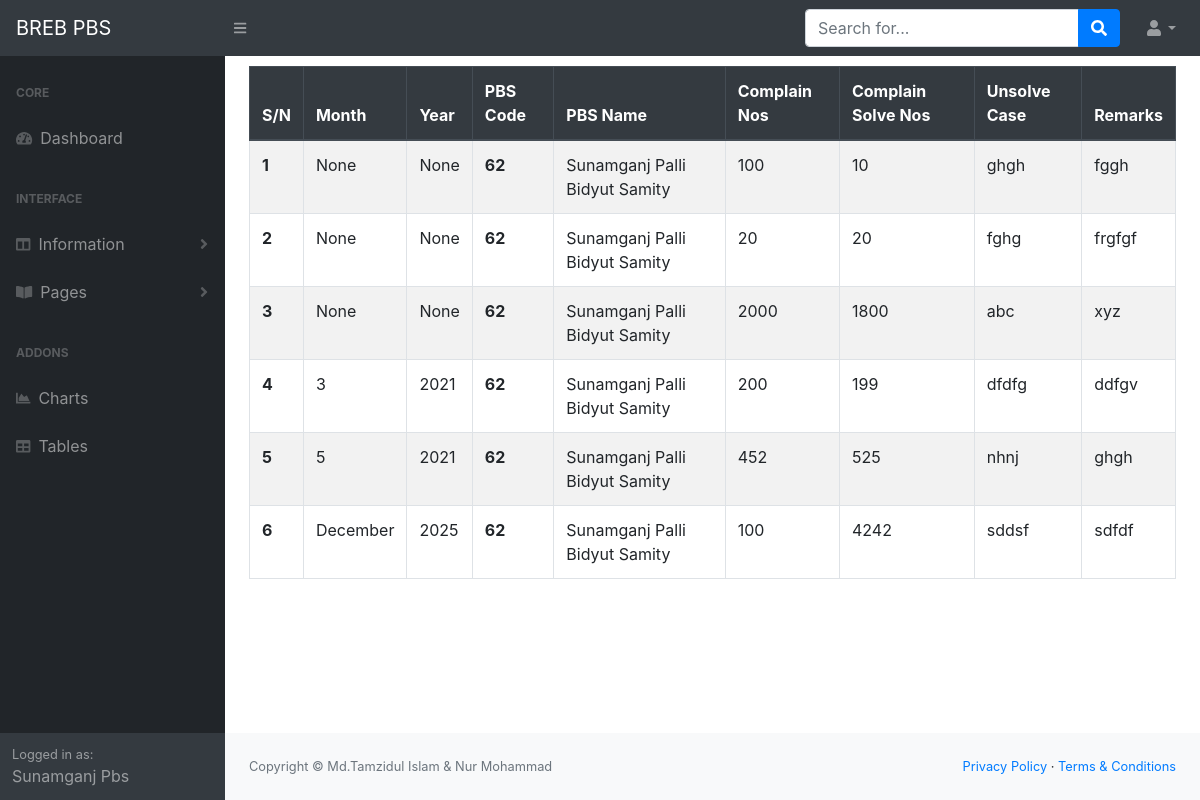
/my-berc-info (signed in), run on an earlier commit of the app's database.
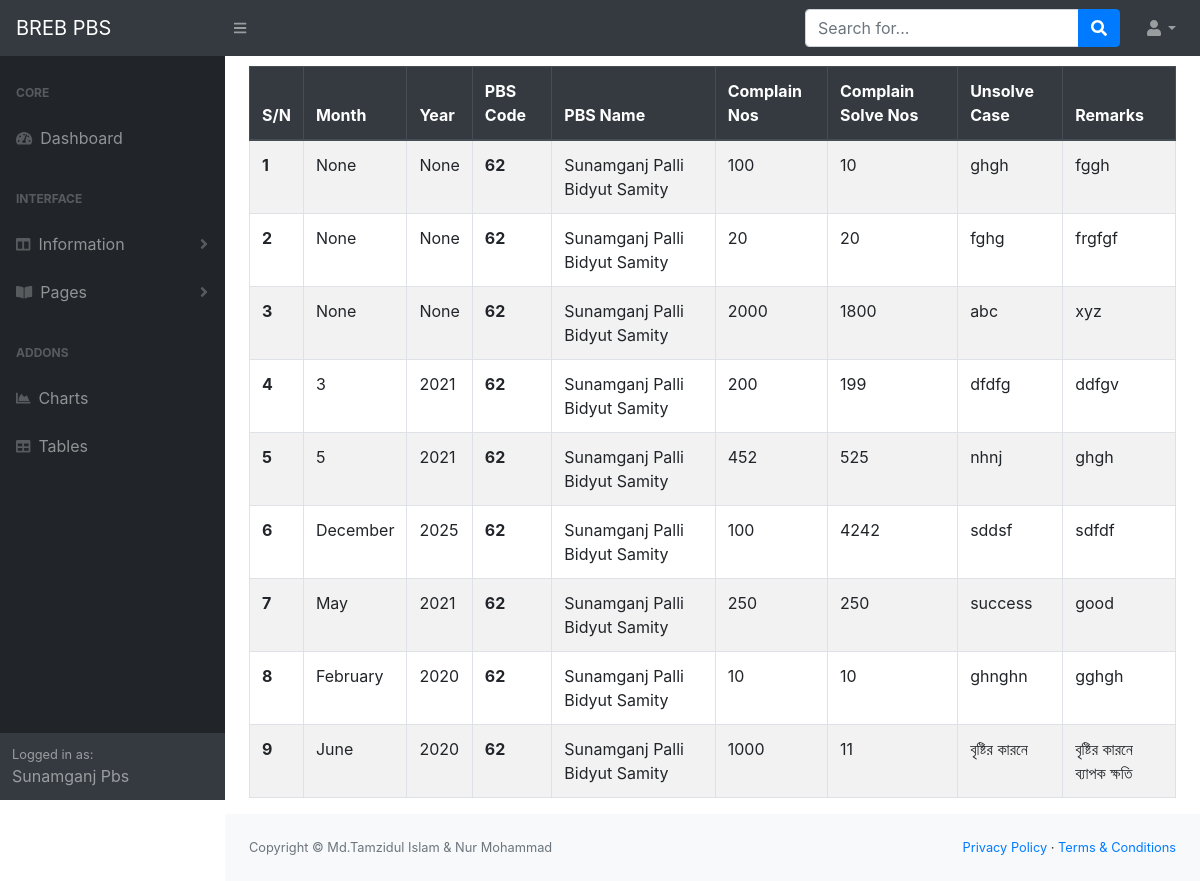
And on a later commit of the database.
### infoapp/models.py (models this page shows, shortened)
class PbsInfoBERC(models.Model):
    pbs_code=models.IntegerField(blank=True, null=True)
    complain_nos=models.CharField(max_length=250, blank=True, null=True)
    month=models.CharField(max_length=10, blank=True, null=True)
    year=models.CharField(max_length=10,blank=True, null=True)
    complain_solve=models.CharField(max_length=250, blank=True, null=True)
    complain_unsolve_case=models.TextField(max_length=300, blank=True, null=True)
    complain_remark=models.CharField(max_length=200, blank=True, null=True)

class PbsInfo(models.Model):
    user=models.OneToOneField(User, on_delete=models.CASCADE)
    management=models.ForeignKey(ManagementInfo,on_delete=models.CASCADE, blank=True, null=True)
    pbs_name=models.CharField(max_length=50)
    pbs_name_benglai=models.CharField(max_length=50)
    pbs_code=models.IntegerField(blank=True, null= True)
    address=models.TextField(blank=True, null=True)
    mobile_no=models.TextField(blank=True , null=True)

### infoapp/views.py (the view)
# urls.py: path('my-berc-info', my_berc_info , name='my_berc_info'),
def my_berc_info(request):
    current_user=request.user
    user_id=current_user.id
    user_pbs_info=PbsInfo.objects.get(user__pk=user_id)
    pbs_code=user_pbs_info.pbs_code
    my_data=PbsInfoBERC.objects.filter(pbs_code=pbs_code)
    context={'my_data':my_data,'user_pbs_info':user_pbs_info}
    return render(request, 'my_brec_info.html',context)

### templates/my_brec_info.html
{% extends 'base.html'%}
{% block content %}
<div class="container">
    <div class="cow">
        <table class="table table-striped table-bordered" style="margin-top: 10px;">
            <thead class="thead-dark">
              <tr>
                <th scope="col">S/N</th>
                <th scope="col">Month</th>
                <th scope="col">Year</th>
                <th scope="col">PBS Code</th>
                <th scope="col">PBS Name</th>
                <th scope="col">Complain Nos</th>
                <th scope="col">Complain Solve Nos </th>
                <th scope="col">Unsolve Case</th>
                <th scope="col">Remarks</th>
              </tr>
            </thead>
            <tbody>
                {% for my_data in my_data%}
              <tr>
                <th>{{ forloop.counter }}</th>
                <td>{{ my_data.month }}</td>
                <td>{{ my_data.year }}</td>
                <th scope="row">{{ my_data.pbs_code }}</th>
                <td>{{ user_pbs_info.pbs_name }}</td>
                <td>{{ my_data.complain_nos }}</td>
                <td>{{ my_data.complain_solve }}</td>
                <td>{{ my_data.complain_unsolve_case }}</td>
                <td>{{ my_data.complain_remark }}</td>
              </tr>
              {% endfor %}
            </tbody>
        </table>
    </div>
</div>
{% endblock %}

### templates/base.html (shortened to what this page needs)
{% load static %}
<!DOCTYPE html>
<html lang="en">
    <head>
        <link href="{% static 'css/styles.css'%}" rel="stylesheet" />
        <link href="https://cdn.datatables.net/1.10.20/css/dataTables.bootstrap4.min.css" rel="stylesheet" />
    </head>
    <body class="sb-nav-fixed">
        <nav class="sb-topnav navbar navbar-expand navbar-dark bg-dark">
            <a class="navbar-brand" href="home_page.html">BREB PBS</a>
            <button class="btn btn-link btn-sm order-1 order-lg-0" id="sidebarToggle" href="#"><i class="fas fa-bars"></i></button>
            <form class="d-none d-md-inline-block form-inline ml-auto mr-0 mr-md-3 my-2 my-md-0">
                <div class="input-group">
                    <input class="form-control" type="text" placeholder="Search for..." aria-label="Search" aria-describedby="basic-addon2" />
                    <div class="input-group-append">
                        <button class="btn btn-primary" type="button"><i class="fas fa-search"></i></button>
                    </div>
                </div>
            </form>
            <ul class="navbar-nav ml-auto ml-md-0">
                <li class="nav-item dropdown">
                    <a class="nav-link dropdown-toggle" id="userDropdown" href="#" role="button" data-toggle="dropdown" aria-haspopup="true" aria-expanded="false"><i class="fas fa-user fa-fw"></i></a>
                </li>
            </ul>
        </nav>
        <div id="layoutSidenav">
            <div id="layoutSidenav_nav">
                <nav class="sb-sidenav accordion sb-sidenav-dark" id="sidenavAccordion">
                    <div class="sb-sidenav-menu">
                        <div class="nav">
                            <div class="sb-sidenav-menu-heading">Core</div>
                            <a class="nav-link" href="index.html">
                                <div class="sb-nav-link-icon"><i class="fas fa-tachometer-alt"></i></div>
                                Dashboard
                            </a>
                            <div class="sb-sidenav-menu-heading">Interface</div>
                            <a class="nav-link collapsed" href="#" data-toggle="collapse" data-target="#collapseLayouts" aria-expanded="false" aria-controls="collapseLayouts">
                                <div class="sb-nav-link-icon"><i class="fas fa-columns"></i></div>
                                Information
                                <div class="sb-sidenav-collapse-arrow"><i class="fas fa-angle-down"></i></div>
                            </a>
                            <a class="nav-link collapsed" href="#" data-toggle="collapse" data-target="#collapsePages" aria-expanded="false" aria-controls="collapsePages">
                                <div class="sb-nav-link-icon"><i class="fas fa-book-open"></i></div>
                                Pages
                                <div class="sb-sidenav-collapse-arrow"><i class="fas fa-angle-down"></i></div>
                            </a>
                            <div class="sb-sidenav-menu-heading">Addons</div>
                            <a class="nav-link" href="charts.html">
                                <div class="sb-nav-link-icon"><i class="fas fa-chart-area"></i></div>
                                Charts
                            </a>
                            <a class="nav-link" href="tables.html">
                                <div class="sb-nav-link-icon"><i class="fas fa-table"></i></div>
                                Tables
                            </a>
                        </div>
                    </div>
                    <div class="sb-sidenav-footer">
                        <div class="small">Logged in as:</div>
                        {{ user.first_name|title}}    {{user.last_name|title}}
                    </div>
                </nav>
            </div>
            <div id="layoutSidenav_content">
                {% block content %}
                {% endblock %}
                <footer class="py-4 bg-light mt-auto">
                    <div class="container-fluid">
                        <div class="d-flex align-items-center justify-content-between small">
                            <div class="text-muted">Copyright &copy; Md.Tamzidul Islam & Nur Mohammad</div>
                            <div>
                                <a href="#">Privacy Policy</a>
                                &middot;
                                <a href="#">Terms &amp; Conditions</a>
                            </div>
                        </div>
                    </div>
                </footer>
            </div>
        </div>
    </body>
</html>

What changed in the data, as far as the page shows it:
added PbsInfoBERC: month "May", year "2021", pbs_code "62", {{ user_pbs_info.pbs_name }} "Sunamganj Palli Bidyut Samity", complain_nos "250", complain_solve "250", complain_unsolve_case "success", complain_remark "good"
added PbsInfoBERC: month "February", year "2020", pbs_code "62", {{ user_pbs_info.pbs_name }} "Sunamganj Palli Bidyut Samity", complain_nos "10", complain_solve "10", complain_unsolve_case "ghnghn", complain_remark "gghgh"
added PbsInfoBERC: month "June", year "2020", pbs_code "62", {{ user_pbs_info.pbs_name }} "Sunamganj Palli Bidyut Samity", complain_nos "1000", complain_solve "11", complain_unsolve_case "বৃষ্টির কারনে", complain_remark "বৃষ্টির কারনে ব্যাপক ক্ষতি"
